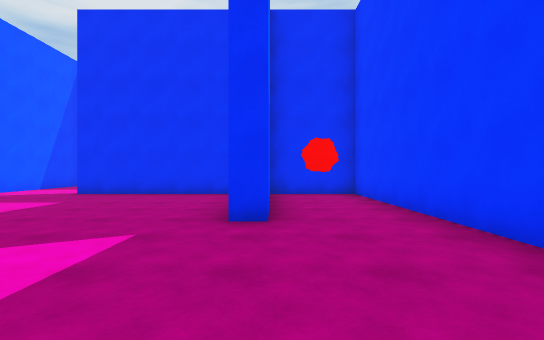
View 1 (above)

16 first-person views from a walk through a 3-D level made in the Unity game engine. The camera is 1.3 m above the floor, looks level and sees 85° across. The floor is counted in squares, 2 m on a side. Each view is taken from the middle of a square. On the plan, view 1 faces up. The plan holds only what a view shows up to about 9 squares ahead; the rest is blank. The place goes on beyond the plan. The player character is not drawn.

View 2
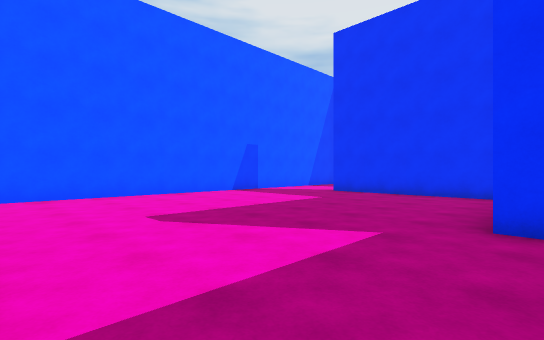

View 3
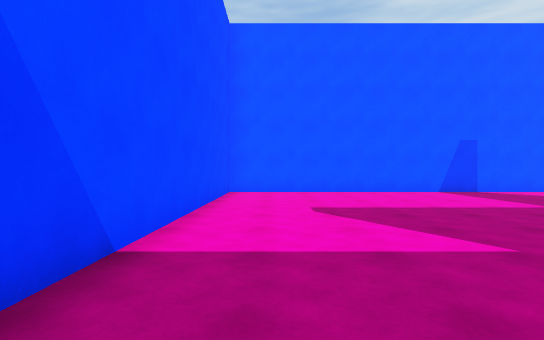

View 4
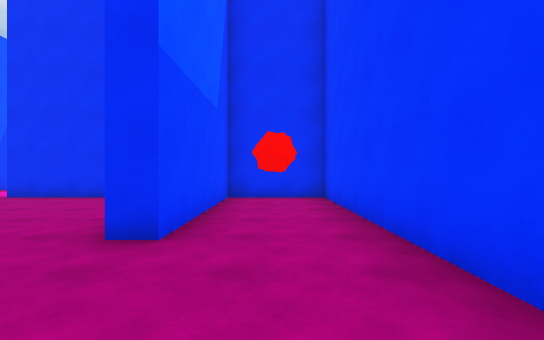

View 5
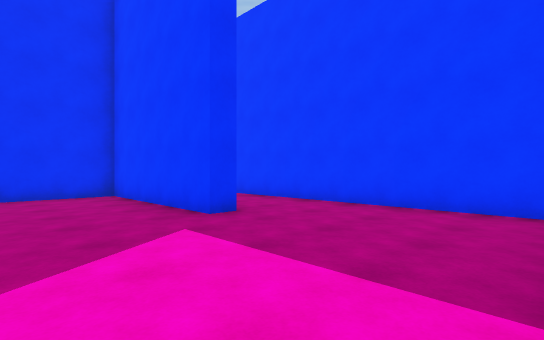

View 6
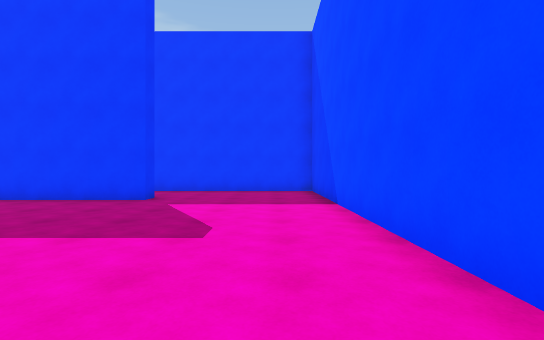

View 7
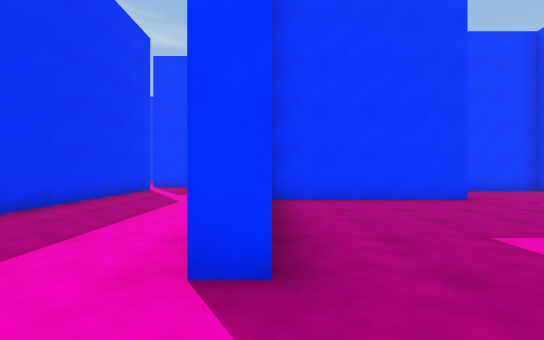

View 8
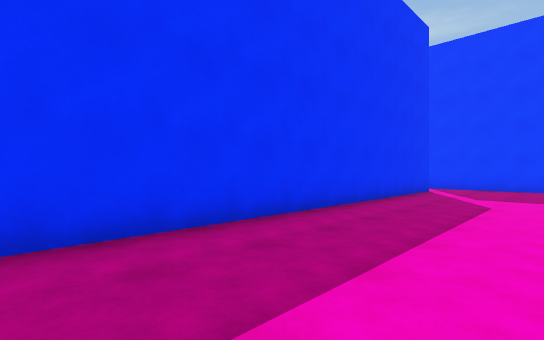

View 9
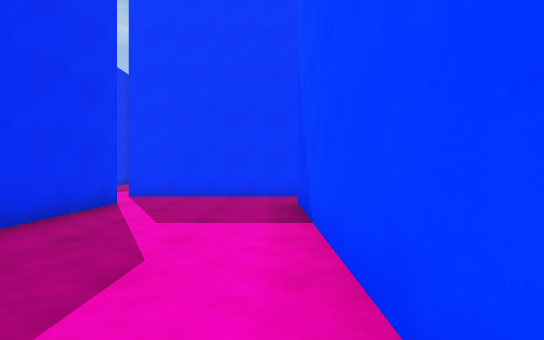

View 10
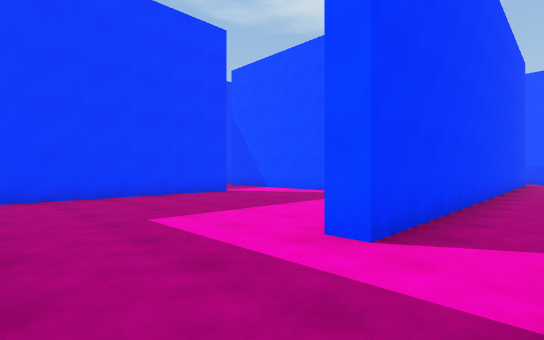

View 11
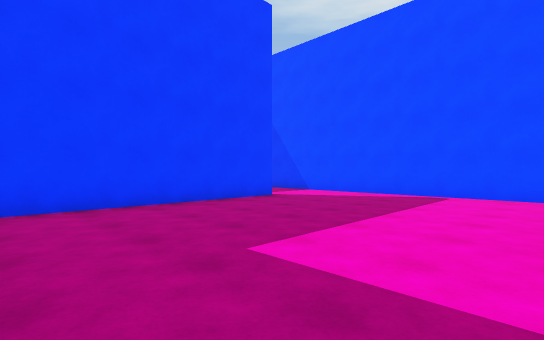

View 12
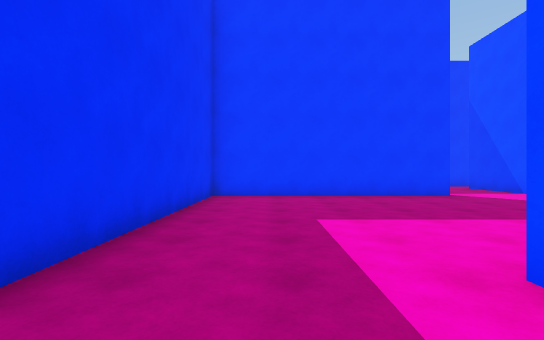

View 13
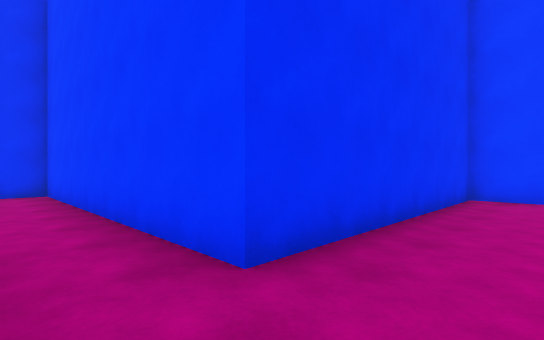

View 14
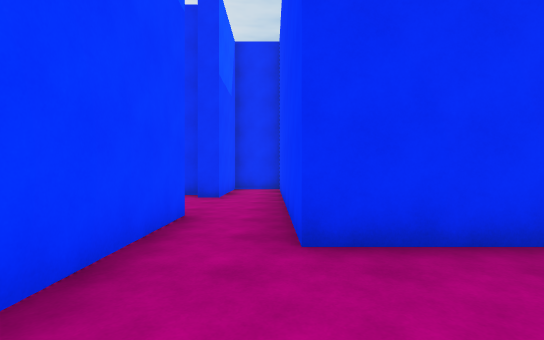

View 15
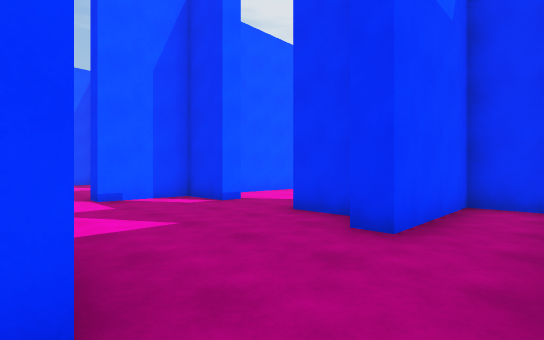

View 16
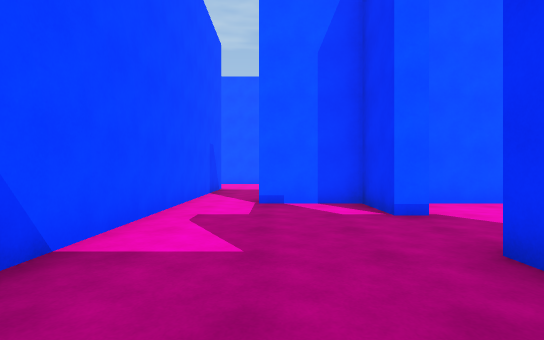

### Floor plan
Ten units are one square. View 1 is at (0, 0); x grows to the right and y downward. Boxes are objects, and circles mark ways between rooms. Rooms are numbered by the first view taken in them; rooms with no view inside come last. Other rooms are left out.
<svg viewBox="-82 -235 207 243">
<path fill="none" stroke="#000" d="M23 -1 23 -80 0 -80 0 -38 -5 -38 -5 -80 -52 -80M-77 -76 -77 3 19 3M-25 -85 28 -85M-52 -80 -52 -85M28 -120 -69 -120M-77 -91 -77 -76M43 -85 43 -125M43 -125 48 -125M105 -95 105 -155 43 -155M52 -71 120 -71M28 -154 28 -142M21 -208 8 -208M28 -172 28 -154M-12 -212 -12 -208 -27 -208 -27 -188M43 -155 43 -230 28 -230 28 -200 22 -200M-26 -173 11 -173"/>
<circle cx="-65" cy="-80" r="3" fill="#2a7"/>
<circle cx="30" cy="-120" r="3" fill="#2a7"/>
<circle cx="35" cy="-165" r="3" fill="#2a7"/>
<text x="-30" y="-30">1</text>
<text x="-20" y="-100">2</text>
<text x="70" y="-120">3</text>
<text x="20" y="-190">4</text>
</svg>
Room 1 opens to room 2. Room 2 opens to room 3. Room 3 opens to room 4.

Where each view was taken, in squares from view 1:
view 1: 0 up, 0 right, facing up
view 2: 0 up, 0 right, facing up-left
view 3: 1 up, 1 right, facing left
view 4: 1 up, 1 right, facing up
view 5: 0 up, 3 left, facing up-right
view 6: 1 up, 7 left, facing right
view 7: 8 up, 7 left, facing right
view 8: 9 up, 7 left, facing up-right
view 9: 9 up, 3 left, facing right
view 10: 15 up, 3 right, facing down-right
view 11: 15 up, 5 right, facing down-right
view 12: 14 up, 3 right, facing right
view 13: 14 up, 3 right, facing up-right
view 14: 13 up, 4 right, facing up
view 15: 17 up, 4 right, facing up-left
view 16: 19 up, 3 right, facing left
